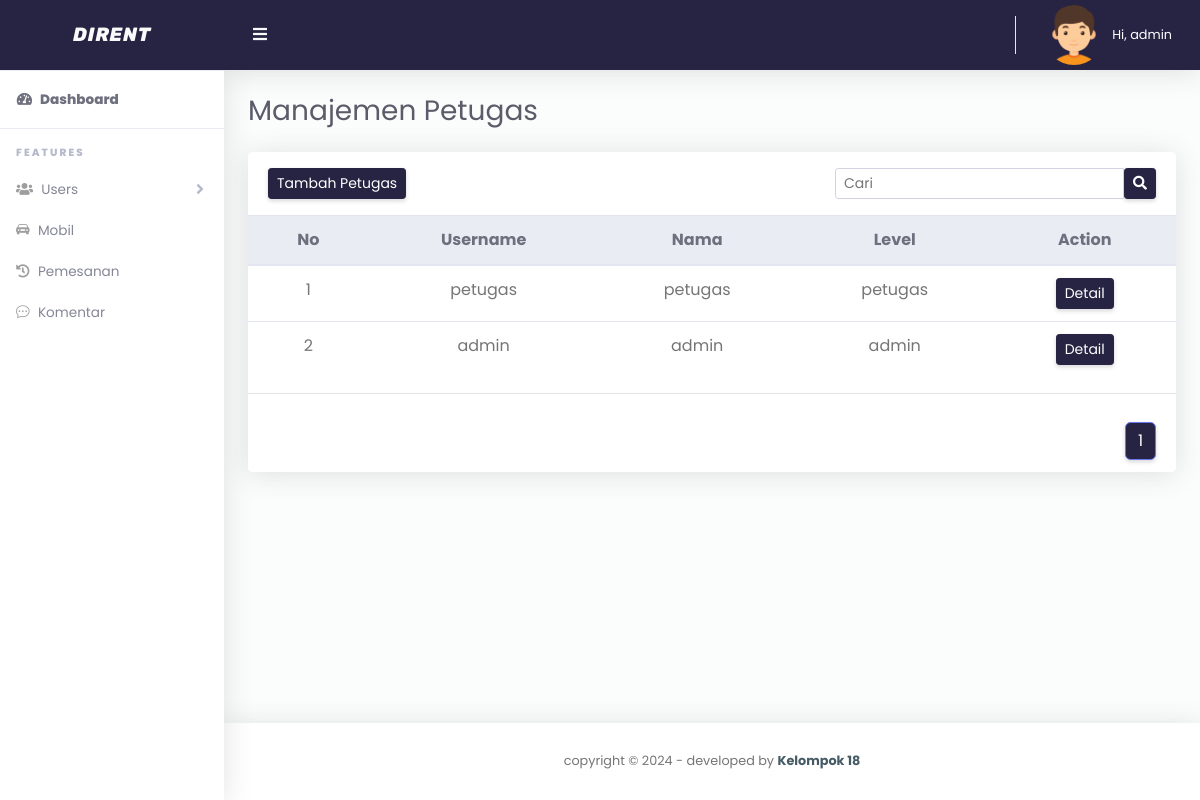
/admin/petugas_tbl.php (signed in), run on the app's committed database.
### tables this page shows
CREATE TABLE `petugas` (
  `id_petugas` int(255) NOT NULL,
  `username` varchar(20) NOT NULL,
  `password` varchar(60) NOT NULL,
  `nama_petugas` varchar(25) NOT NULL,
  `level` enum('admin','petugas') NOT NULL,
  `created_at` timestamp NOT NULL DEFAULT current_timestamp(),
  `updated_at` timestamp NOT NULL DEFAULT current_timestamp()
);

### config/functions/functionPetugas.php (called while the page is built, shortened)
<?php
include('../config/conn.php');
function query($query)
{
    global $conn;
    $result = mysqli_query($conn, $query);
    $rows = [];
    while ($row = mysqli_fetch_assoc($result)) {
        $rows[] =  $row;
    }
    return $rows;
}

### admin/petugas_tbl.php (the view, shortened to what this page needs)
<?php
include('../config/functions/functionPetugas.php');
$petugas = query("SELECT * FROM petugas");
$jumlahDataPerhalaman = 5;
$jumlahData = count(query("SELECT * FROM petugas"));
$jumlahHalaman = ceil($jumlahData / $jumlahDataPerhalaman);
$halamanAktif = (isset($_GET['halaman']) ? $_GET['halaman'] : 1);
$awalData = ($jumlahDataPerhalaman * $halamanAktif) - $jumlahDataPerhalaman;
$petugas = query("SELECT * FROM petugas Limit $awalData,$jumlahDataPerhalaman");
?>
<!DOCTYPE html>
<html lang="en">
<head>
    <?php include('../app/layouts/css.php'); ?>
</head>
<body id="page-top">
    <div id="wrapper">
        <?php include('../app/layouts/sidebar.php'); ?>
        <div id="content-wrapper" class="d-flex flex-column">
            <div id="content">
                <?php include('../app/layouts/topbar.php'); ?>
                <div class="container-fluid" id="container-wrapper">
                    <div class="d-sm-flex align-items-center justify-content-between mb-4">
                        <h1 class="h3 mb-0 text-gray-800">Manajemen Petugas</h1>
                    </div>
                    <div class="row">
                        <div class="col-lg-12 mb-4">
                            <div class="card">
                                <div class="card-header py-3 d-flex flex-row align-items-center justify-content-between">
                                    <a href="./petugas_tambah.php" class="btn btn-sm btn-primary">Tambah Petugas</a>
                                    <form action="" method="GET">
                                        <div class="input-group">
                                            <input type="text" class="form-control form-control-sm" placeholder="Cari" name="keyword" id="keyword">
                                            <div class="input-group-btn">
                                                <button class="btn btn-sm btn-primary" name="cari"><i class="fas fa-search"></i></button>
                                            </div>
                                        </div>
                                    </form>
                                </div>
                                <div class="table-responsive">
                                    <table class="table align-items-center table-flush text-center">
                                        <thead class="thead-light">
                                            <tr>
                                                <th>No</th>
                                                <th>Username</th>
                                                <th>Nama</th>
                                                <th>Level</th>
                                                <th>Action</th>
                                            </tr>
                                        </thead>
                                        <tbody>
                                            <?php $no = 1; ?>
                                            <?php foreach ($petugas as $dataPetugas) : ?>
                                                <tr>
                                                    <td><?= $no++; ?></td>
                                                    <td><?= $dataPetugas['username']; ?></td>
                                                    <td><?= $dataPetugas['nama_petugas']; ?></td>
                                                    <td><?= $dataPetugas['level']; ?></td>
                                                    <td><a href="petugas_detail.php?id_petugas=<?= $dataPetugas['id_petugas']; ?>" class="btn btn-sm btn-info">Detail</a></td>
                                                </tr>
                                            <?php endforeach; ?>
                                        </tbody>
                                    </table>
                                </div>
                                <hr>
                                <div class="card-footer text-right">
                                    <nav class="d-inline-block">
                                        <ul class="pagination mb-0">
                                            <?php if (isset($_GET['cari'])) { ?>
                                                <?php if ($halamanAktif > 1) : ?>
                                                    <a class="page-link" href="?halaman=<?= $halamanAktif - 1; ?>&keyword=<?php echo $_GET['keyword'] ?>" tabindex="-1"><i class="fas fa-chevron-left"></i></a>
                                                <?php endif; ?>
                                                <?php for ($i = 1; $i <= $jumlahHalaman; $i++) : ?>
                                                    <?php if ($i == $halamanAktif) : ?>
                                                        <li class="page-item active">
                                                            <a class="page-link" href="?halaman=<?= $i; ?>&keyword=<?php echo $_GET['keyword'] ?>&cari="><?= $i; ?></a>
                                                        </li>
                                                    <?php else : ?>
                                                        <li class="page-item">
                                                            <a class="page-link" href="?halaman=<?= $i; ?>&keyword=<?php echo $_GET['keyword'] ?>&cari="><?= $i; ?></a>
                                                        </li>
                                                    <?php endif; ?>
                                                <?php endfor; ?>
                                                <?php if ($halamanAktif < $jumlahHalaman) : ?>
                                                    <a class="page-link" href="?halaman=<?= $halamanAktif + 1; ?>&keyword=<?php echo $_GET['keyword'] ?>&cari="><i class="fas fa-chevron-right"></i></a>
                                                <?php endif; ?>
                                            <?php } else { ?>
                                                <?php for ($i = 1; $i <= $jumlahHalaman; $i++) : ?>
                                                    <?php if ($i == $halamanAktif) : ?>
                                                        <li class="page-item active">
                                                            <a class="page-link" href="?halaman=<?= $i; ?>"><?= $i; ?></a>
                                                        </li>
                                                    <?php else : ?>
                                                        <li class="page-item">
                                                            <a class="page-link" href="?halaman=<?= $i; ?>"><?= $i; ?></a>
                                                        </li>
                                                    <?php endif; ?>
                                                <?php endfor; ?>
                                            <?php } ?>
                                        </ul>
                                    </nav>
                                </div>
                            </div>
                        </div>
                    </div>
                </div>
            </div>
            <?php include('../app/layouts/footer.php'); ?>
        </div>
    </div>
</body>
</html>

### app/assets/css/admin/dirent.css (style rules this page uses)
.card-footer a.page-link { background-color: #272343 !important; }
* { font-family: "Poppins", sans-serif; margin: 0; padding: 0; box-sizing: border-box; }
html { position: relative; min-height: 100%; }
body { height: 100%; }
#wrapper { display: -webkit-box; display: -ms-flexbox; display: flex; }
#wrapper #content-wrapper { background-color: #fafdfb; width: 100%; overflow-x: hidden; }
#wrapper #content-wrapper #content { -webkit-box-flex: 1; -ms-flex: 1 0 auto; flex: 1 0 auto; }
.container, .container-fluid, .container-login { padding-left: 1.5rem; padding-right: 1.5rem; }
.text-gray-800 { color: #5a5c69 !important; }
.table-flush td, .table-flush th { border-right: 0; border-left: 0; }
.table-flush tbody tr:first-child td, .table-flush tbody tr:first-child th { border-top: 0; }
.table-flush tbody tr:last-child td, .table-flush tbody tr:last-child th { border-bottom: 0; }
.card .table { margin-bottom: 0; }
.card .table td, .card .table th { padding-right: 1.5rem; padding-left: 1.5rem; }
.card { -webkit-box-shadow: 0 0.15rem 1.75rem 0 rgba(58, 59, 69, 0.15) !important; box-shadow: 0 0.15rem 1.75rem 0 rgba(58, 59, 69, 0.15) !important; }

### data on the page
petugas: username "petugas", nama_petugas "petugas", level "petugas"
petugas: username "admin", nama_petugas "admin", level "admin"

### other printed values
$_SESSION['nama'] "admin"
